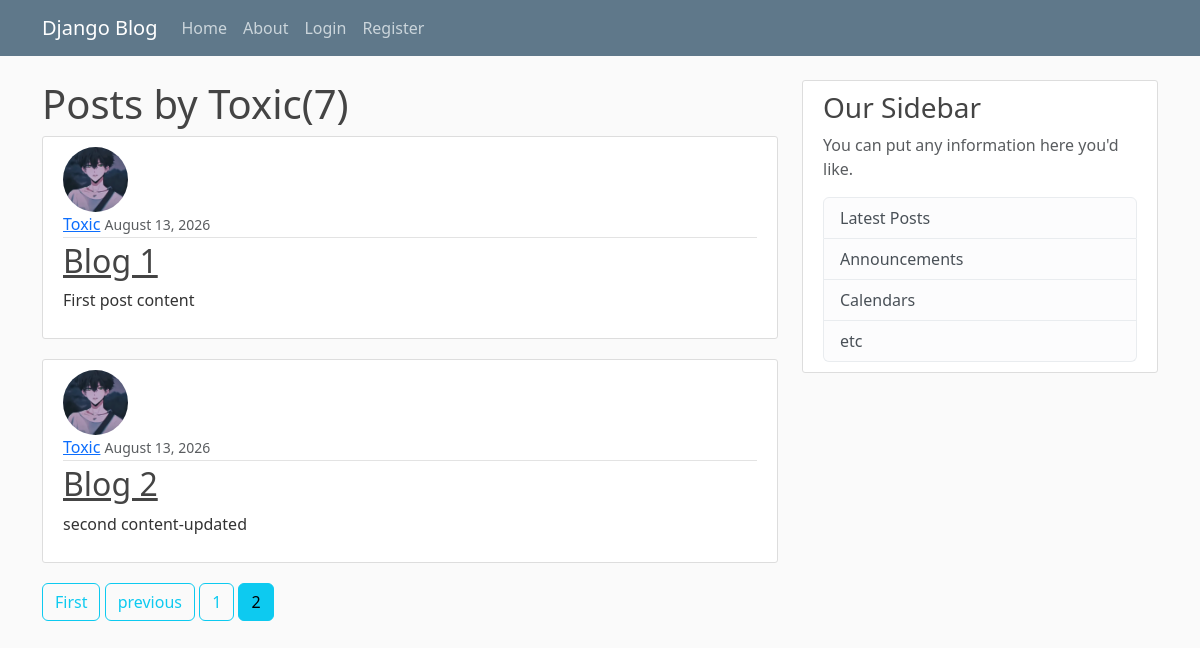
/user/Toxic/?page=2, run on an earlier commit of the app's database.
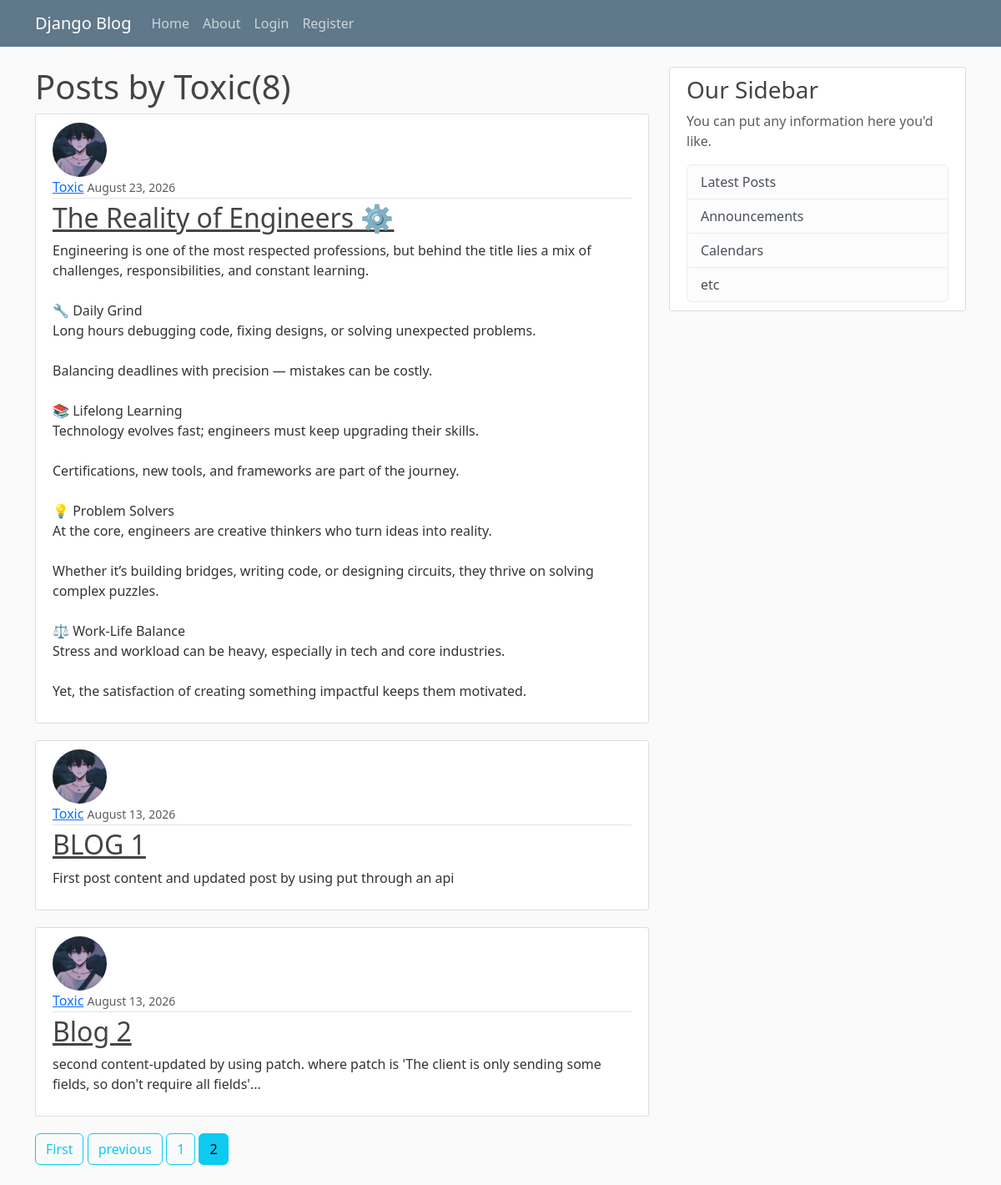
And on a later commit of the database.
### blog/models.py (models this page shows, shortened)
class post(models.Model):
    title=models.CharField(max_length=100)
    content=models.TextField()
    date_posted =models.DateField(default=timezone.now)
    author = models.ForeignKey(User, on_delete=models.CASCADE)#one to many relationship by using foreignkey

### users/models.py (models this page shows, shortened)
class Profile(models.Model):
    user=models.OneToOneField(User, on_delete=models.CASCADE)
    image=models.ImageField(default='default.jpg',upload_to='profile_pics')

### blog/views.py (the view)
# urls.py: path('user/<str:username>/', UserPostListView.as_view(), name='user-posts'),
class UserPostListView(ListView):
    model = post
    template_name='blog/user_posts.html'  #<app>/<model>_<viewtype>.html
    context_object_name='posts'
    paginate_by= 5  # Pagination: Splits posts into multiple pages instead of showing all posts at once.Django automatically handles which page to display.
    def get_queryset(self):
        user=get_object_or_404(User, username=self.kwargs.get('username'))
        return post.objects.filter(author=user).order_by('-date_posted')

### blog/templates/blog/user_posts.html (shortened to what this page needs)
{% extends "blog/base.html" %}
    {% block content %}
    <h1 class="mb-2">Posts by {{ view.kwargs.username }}({{page_obj.paginator.count}})</h1>
        {% for post in posts %}
            <article class="media content-section">
                <img class="rounded-circle , article-img" src="{{ post.author.profile.image.url }}">
            <div class="media-body">
                <div class="article-metadata">
                <a class="mr-2" href="{% url 'user-posts' post.author.username %}">{{ post.author }}</a>
                <small class="text-muted">{{ post.date_posted|date:"F d, Y" }}</small>
                </div>
                <h2><a class="article-title" href="{% url 'post-detail' post.id %}">{{ post.title }}</a></h2>
                <p class="article-content">{{ post.content }}</p>
            </div>
            </article>
        {% endfor %}
        {% if is_paginated %}
            {% if page_obj.has_previous %}
                <a class="btn btn-outline-info mb-4" href="?page=1">First</a>
                <a class="btn btn-outline-info mb-4" href="?page={{ page_obj.previous_page_number }}">previous</a>
            {% endif %}
            {% for num in page_obj.paginator.page_range %}
                {% if page_obj.number == num %}
                    <a class="btn btn-info mb-4" href="?page={{ num }}">{{  num }}</a>
                {% elif num > page_obj.number|add:'-3' and num < page_obj.number|add:'3' %}
                    <a class="btn btn-outline-info mb-4" href="?page={{ num }}">{{  num }}</a>
                {% endif %}
            {% endfor %}
        {% endif %}
    {% endblock content %}

What changed in the data, as far as the page shows it:
now on this page (row unchanged): post: author.profile.image (placeholder picture), author "Toxic", date_posted "August 23, 2026", title "The Reality of Engineers ⚙️", content "Engineering is one of the most respected professions, but behind the title lies a mix of challenges, responsibilities, and constant learning. 🔧 Daily Grind Long hours debugging code, fixing designs, or solving unexpected problems. Balancing deadlines with precision — mistakes can be costly. 📚 Lifelong Learning Technology evolves fast; engineers must keep upgrading their skills. Certifications, new tools, and frameworks are part of the journey. 💡 Problem Solvers At the core, engineers are creative thinkers who turn ideas into reality. Whether it’s building bridges, writing code, or designing circuits, they thrive on solving complex puzzles. ⚖️ Work-Life Balance Stress and workload can be…"
changed post: title "Blog 1" → "BLOG 1"; content "First post content" → "First post content and updated post by using put through an api"
changed post "Blog 2": content "second content-updated" → "second content-updated by using patch. where patch is 'The client is only sending some fields, so don't require all fields'..."
Also different on the page:
{{ page_obj.paginator.count }}: "7" → "8"
